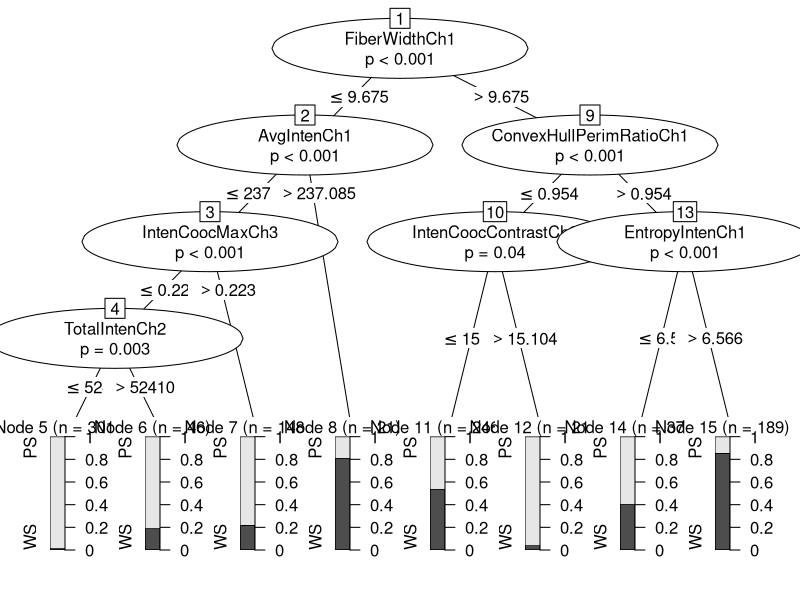
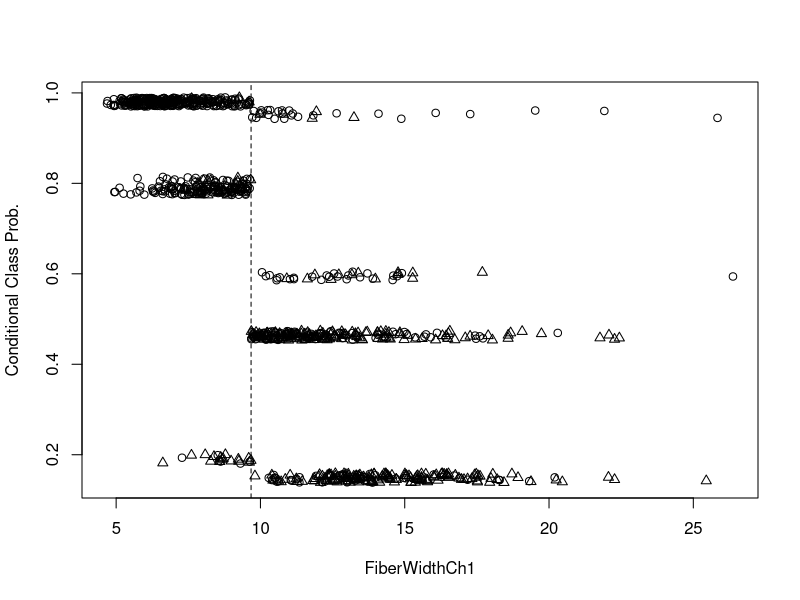

Write the R code that produced these figures, in order.
library(partykit)
library(caret)
set.seed(290875)

#model how well cells in an image are segmented
data("segmentationData")
segmentationData$Cell<-NULL
train<-subset(segmentationData,Case=="Train")
test<-subset(segmentationData,Case=="Test")
train$Case<-NULL
test$Case<-NULL

#formula->all expt y,time,status
form <- Class ~ . - Class
ctrl <- ctree_control(teststat = "quad",minsplit = 40, minbucket = 20)
tree <- ctree(formula = form, data = train, control = ctrl, method = "class")
plot(tree)

#Model Testing
out<-predict(tree,test,type = "prob")
status_predicted<- colnames(out)[max.col(out, ties.method = c("first"))] # predicted
status_input<- as.character (test$Class) # actuals
m <- mean (status_input != status_predicted) # misclassification %
print(m)

#Estimated conditional class probabilities depending on the first split variable.
prob <- predict(tree,test, type = "prob")[,1] + runif(nrow(test), min = -0.01, max = 0.01)
splitvar <- character_split(split_node(node_party(tree)), data = data_party(tree))$name
plot(test[[splitvar]], prob, pch = as.numeric(test$Class), ylab = "Conditional Class Prob.",xlab = splitvar)
abline(v = split_node(node_party(tree))$breaks, lty = 2)
legend(0.15, 0.7, pch = 1:2, legend = levels(test$Class), bty = "n")
